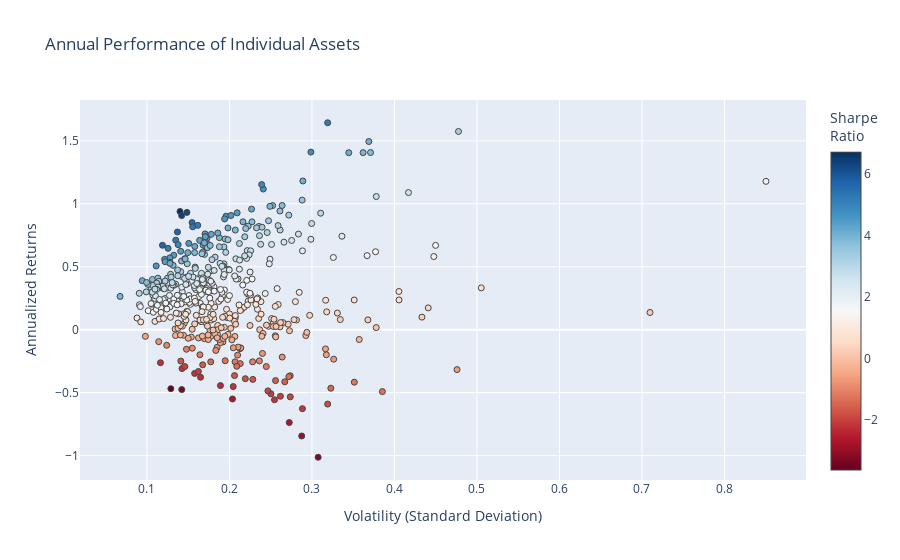

Notebook source saved alongside this figure:
### Code cell
hover_texts = [
    f"<br>Symbol: {ticker} <br>Volatility: {vol:.3f} <br>Returns: {ret:.3%} <br>Sharpe Ratio: {sr:.3f}"
    for ticker, vol, ret, sr in zip(names, volatility, annualized_returns, sharpe_ratios)
]

fig = go.Figure(data=go.Scatter(
    x=volatility,
    y=annualized_returns,
    mode='markers',
    hoverinfo='text',
    hovertext=hover_texts,
    marker=dict(color=sharpe_ratios, colorscale = 'RdBu', size=6, line=dict(width=1), colorbar=dict(title="Sharpe<br>Ratio")
    )
))

fig.update_layout(
    title='Annual Performance of Individual Assets',
    xaxis_title='Volatility (Standard Deviation)',
    yaxis_title='Annualized Returns',
)

fig.show()

### Figure 1 — Plotly figure (JSON) as saved in the notebook; plotly's stock layout.template omitted (floating-point values rounded to 4 significant figures; data arrays with more than 128 entries replaced by an {"elided": "..."} marker saying what was removed)
{"data": [{"hoverinfo": "text", "hovertext": {"elided": "479 str values"}, "marker": {"color": {"elided": "479 float values"}, "colorbar": {"title": {"text": "Sharpe<br>Ratio"}}, "colorscale": [[0, "rgb(103,0,31)"], [0.1, "rgb(178,24,43)"], [0.2, "rgb(214,96,77)"], [0.3, "rgb(244,165,130)"], [0.4, "rgb(253,219,199)"], [0.5, "rgb(247,247,247)"], [0.6, "rgb(209,229,240)"], [0.7, "rgb(146,197,222)"], [0.8, "rgb(67,147,195)"], [0.9, "rgb(33,102,172)"], [1, "rgb(5,48,97)"]], "line": {"width": 1}, "size": 6}, "mode": "markers", "type": "scatter", "x": {"elided": "479 float values"}, "y": {"elided": "479 float values"}}], "layout": {"title": {"text": "Annual Performance of Individual Assets"}, "xaxis": {"title": {"text": "Volatility (Standard Deviation)"}}, "yaxis": {"title": {"text": "Annualized Returns"}}}}
